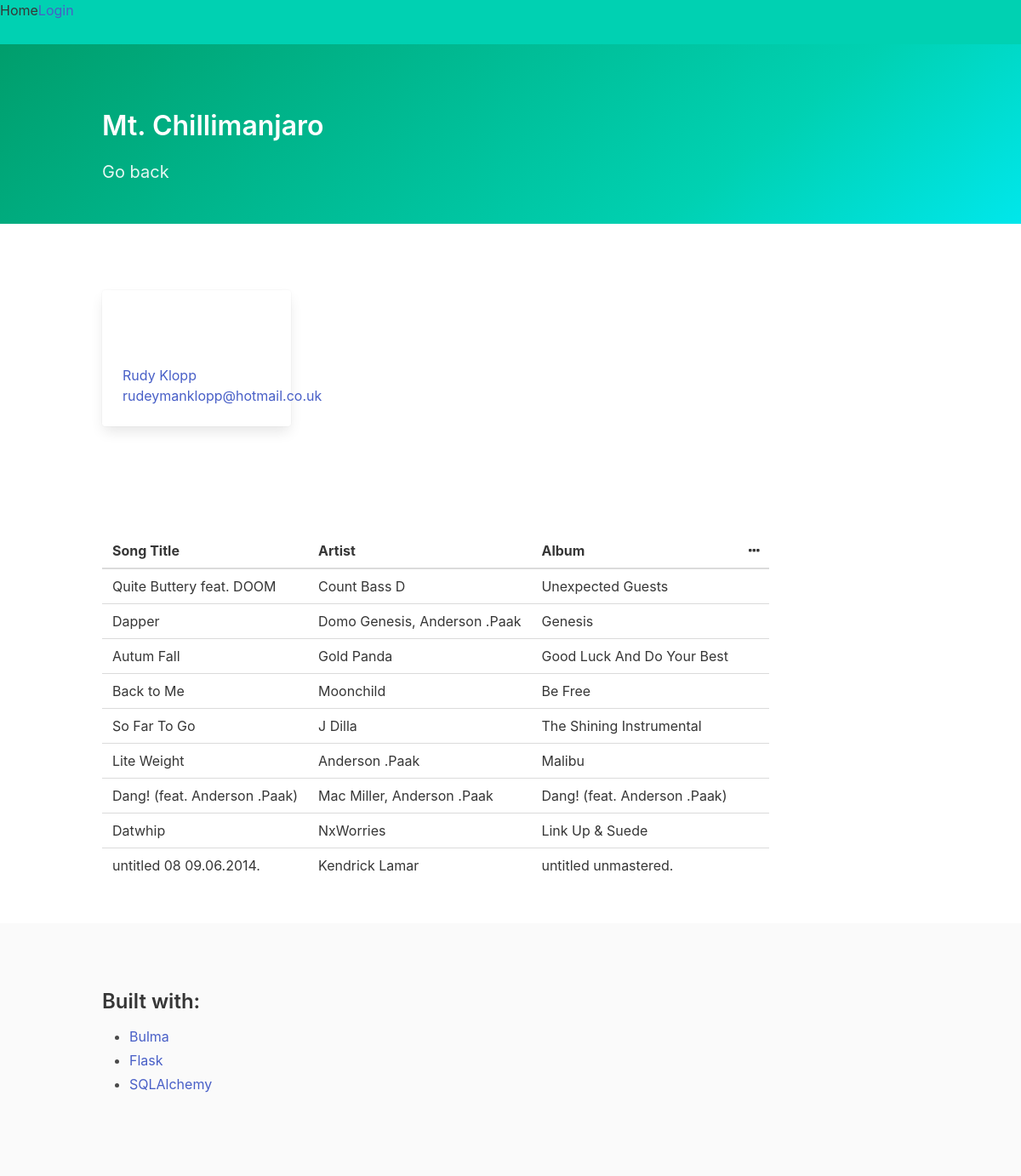
Page /playlist/2/songs/ on the committed database.
### database_setup.py (models this page shows, shortened)
class Playlist(Base):
    __tablename__ = "playlist"
    id = Column(Integer, primary_key = True)
    name = Column(String(250), nullable = False)
    user_id = Column(Integer, ForeignKey("user.id"))
    user = relationship(User)
    songs = relationship("Songs", cascade="all, delete")

class User(Base):
    __tablename__ = "user"
    id = Column(Integer, primary_key = True)
    name = Column(String(250), nullable = False)
    email = Column(String(250), nullable = False)
    picture = Column(String(250))

class Songs(Base):
    __tablename__ = "songs"
    id = Column(Integer, primary_key = True)
    track_name = Column(String(250), nullable = False)
    artist_name = Column(String(250))
    album_name = Column(String(250))
    playlist_id = Column(Integer, ForeignKey("playlist.id"))
    playlist = relationship(Playlist)
    user_id = Column(Integer, ForeignKey("user.id"))
    user = relationship(User)

### project.py (the view)
@app.route("/playlist/<int:playlist_id>/")
@app.route("/playlist/<int:playlist_id>/songs/")
def showSongs(playlist_id):
    playlist = session.query(Playlist).filter_by(id=playlist_id).one()
    creator = getUserInfo(playlist.user_id)
    songs = session.query(Songs).filter_by(playlist_id=playlist_id).all()
    if "user_id" not in login_session or creator.id != login_session["user_id"]:
        return render_template("publicsongs.html", songs=songs,
                                playlist=playlist, creator=creator)
    else:
        return render_template("songs.html", songs=songs,
                                playlist=playlist, creator=creator)

### project.py (called while the page is built)
def getUserInfo(user_id):
    user = session.query(User).filter_by(id=user_id).one()
    return user

### templates/publicsongs.html (shortened to what this page needs)
{% extends "main.html" %}
{% block content %}
<nav class="navbar is-primary">
  <div class="navbar-brand">
    <a href="{{url_for('showPlaylist')}}" class="nav-item">Home</a>
    {% if 'user_id' not in session %}
    <a href="{{url_for('showLogin')}}" class="nav-item">Login</a>
    {% else %}
    <a href="{{url_for('disconnect')}}" class="nav-item">Logout</a>
    {% endif %}
  </div>
</nav>
<article id="pagination">
  <section class="hero is-primary is-bold">
    <div class="hero-body">
      <div class="container">
        <h1 class="title">{{playlist.name}}</h1>
        <a href="{{url_for('showPlaylist')}}">
          <h2 class="subtitle">Go back</h2>
        </a>
      </div>
    </div>
  </section>
</article>
<section class="section">
  <div class="container">
    <div class="columns">
      <div class="column is-3">
        <div class="card">
        {% if creator != [] %}
          <div class="card-content">
            <a href="#" class="card-avatar image is-64x64">
            </a>
            <div class="card-user">
              <div class="card-user-name">
                <a href="#">{{creator.name}}</a>
              </div>
              <span>
                <a href="#"><span>{{creator.email}}</span></a>
              </span>
            </div>
          </div>
        </div>
        {% endif %}
      </div>
    </div>
  </div>
</section>
<section class="section">
  <div class="container">
    <div class="columns">
      <div class="column">
        <table class="table">
          <thead>
            <tr>
              <th>Song Title</th>
              <th>Artist</th>
              <th>Album</th>
              <th><i class="fa fa-ellipsis-h"></i></th>
            </tr>
          </thead>
          <tbody>
          {% if songs != [] %}
          {% for i in songs %}
            <tr>
              <td>{{i.track_name}}</td>
              <td>{{i.artist_name}}</td>
              <td>{{i.album_name}}</td>
              <td></td>
            </tr>
            {% endfor %}
          {% endif %}
          </tbody>
        </table>
      </div>
    </div>
  </div>
</section>
{% include "footer.html" %}
{% endblock %}

### templates/main.html (shortened to what this page needs)
<!DOCTYPE html>
<html lang="en">
<head>
  <link rel="stylesheet" href="https://cdnjs.cloudflare.com/ajax/libs/bulma/0.4.3/css/bulma.min.css">
  <link rel="stylesheet" href="https://maxcdn.bootstrapcdn.com/font-awesome/4.7.0/css/font-awesome.min.css">
  <link rel="stylesheet" href="/static/styles.css">
</head>
<body>
{% block content %}
{% endblock %}
</body>
</html>

### templates/footer.html
<footer class="footer">
  <div class="container">
    <div class="content">
      <h3>Built with: </h3>
      <ul>
        <li><a href="http://bulma.io">Bulma</a></li>
        <li><a href="http://flask.pocoo.org">Flask</a></li>
        <li><a href="https://www.sqlalchemy.org/">SQLAlchemy</a></li>
      </ul>
    </div>
  </div>
</footer>

### static/styles.css (style rules this page uses)
.container { margin-top: 30px; }

### rows in the picture
Playlist: name "Mt. Chillimanjaro"
User: name "Rudy Klopp", email "rudeymanklopp@hotmail.co.uk"
Songs: track_name "Quite Buttery feat. DOOM", artist_name "Count Bass D", album_name "Unexpected Guests"
Songs: track_name "Dapper", artist_name "Domo Genesis, Anderson .Paak", album_name "Genesis"
Songs: track_name "Autum Fall", artist_name "Gold Panda", album_name "Good Luck And Do Your Best"
Songs: track_name "Back to Me", artist_name "Moonchild", album_name "Be Free"
Songs: track_name "So Far To Go", artist_name "J Dilla", album_name "The Shining Instrumental"
Songs: track_name "Lite Weight", artist_name "Anderson .Paak", album_name "Malibu"
Songs: track_name "Dang! (feat. Anderson .Paak)", artist_name "Mac Miller, Anderson .Paak", album_name "Dang! (feat. Anderson .Paak)"
Songs: track_name "Datwhip", artist_name "NxWorries", album_name "Link Up & Suede"
Songs: track_name "untitled 08 09.06.2014.", artist_name "Kendrick Lamar", album_name "untitled unmastered."
